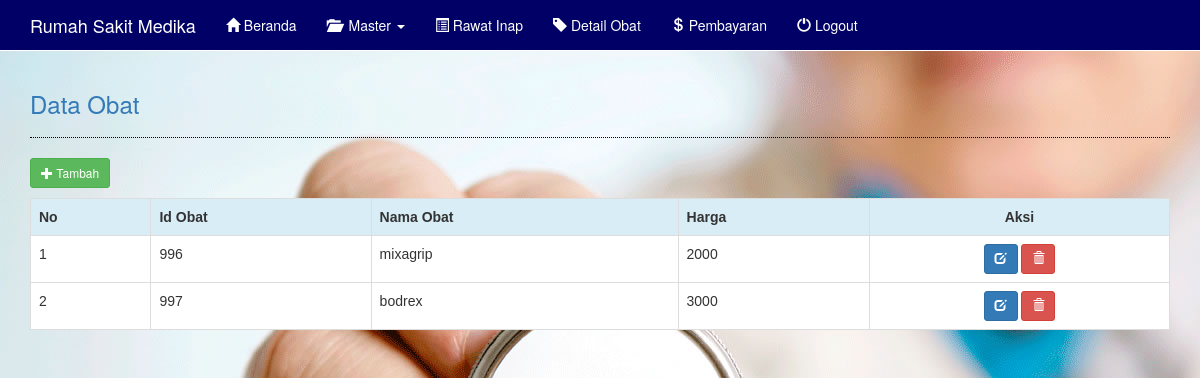
The app's page /index.php?lihat=obat/index (signed in) with its own data.
### tables this page shows
CREATE TABLE `obat` (
  `id_obat` int(11) NOT NULL,
  `nama_obat` varchar(20) NOT NULL,
  `harga` int(20) NOT NULL
);

### panggil/obat/index.php (the view, shortened to what this page needs)
<!DOCTYPE html>
<html>
<head>
</head>
<body>
</body>
</html><?php
	require_once('koneksi.php');
	$query 	= "SELECT * FROM obat";
	$link 	= "index.php?lihat=obat/";
?>
<div class="row">
	<div class="col-lg-12">
		<h3 class = "text-primary">Data Obat</h3>
		<hr style = "border-top:1px dotted #000;"/>
		<a href="<?= $link.'tambah' ?>" class="btn btn-success btn-sm">
			<span class="glyphicon glyphicon-plus"></span> Tambah
		</a>
		<div class="box-body table-responsive no-padding">
		<table class="table table-hover table-bordered" style="margin-top: 10px">
			<tr class="info">
				<th>No</th>
				<th>Id Obat</th>
				<th>Nama Obat</th>
				<th>Harga</th>
				<th style="text-align: center;">Aksi</th>
			</tr>
			<?php
			if($data = mysqli_query($koneksi,$query)){
				$no=1;
				while($tampil = mysqli_fetch_object($data)){
				?>
					<tr>
						<td><?= $no ?></td>
						<td><?= $tampil->id_obat ?></td>
						<td><?= $tampil->nama_obat?></td>
						<td><?= $tampil->harga ?></td>
						<td style="text-align: center;">
							<a href="<?= $link.'edit&id_obat='.$tampil->id_obat ?>" class="btn btn-primary btn-sm">
								<span class="glyphicon glyphicon-edit"></span>
							</a>
							<a onclick="return confirm('Apakah yakin data akan di hapus?')" href="<?= $link.'hapus&id_obat='.$tampil->id_obat ?>" class="btn btn-danger btn-sm">
								<span class="glyphicon glyphicon-trash"></span>
							</a>
						</td>
					</tr>
				<?php
					$no++;
				}
			}
			?>
		</table>
		</div>
	</div>
</div>

### panggil/obat/index.php (style rules this page uses)
form, table { border: 3px solid #f1f1f1; background-color: white; font-family: arial; width: 500px; margin: auto; padding: 20px; }

### records on screen
obat: id_obat "996", nama_obat "mixagrip", harga "2000"
obat: id_obat "997", nama_obat "bodrex", harga "3000"
